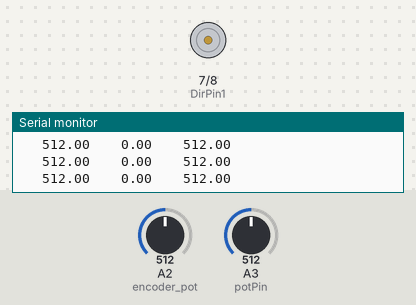
Recording of a sketch running on a simulated Arduino Uno, built with avr-gcc and run on an emulated ATmega328P. Parts: motor-driver pin pairs drawn as motors (green arrow = first pin HIGH = forward, orange = second pin HIGH = backward, longer = more drive, scaled by the enable pin), the last lines printed to the serial monitor. The inputs (shaded band) are chosen by the test bench; at power-on: A3 (potPin) = 512, A2 (encoder_pot) = 512.

Above: at 1.2 s.
1.3 s: A3 (potPin) set to 716
At 2.5 s:
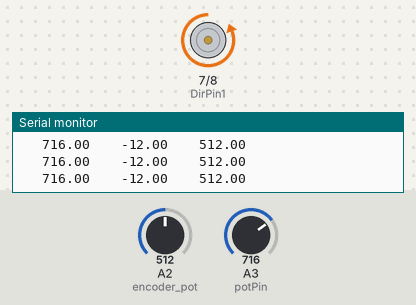
2.8 s: A2 (encoder_pot) set to 716
At 3.6 s:
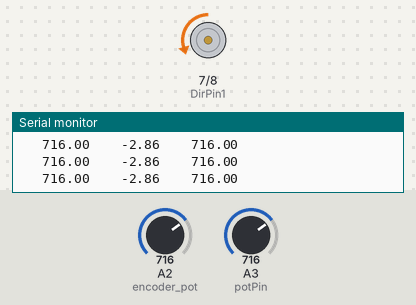
4.3 s: A3 (potPin) set to 1023
At 5.1 s:
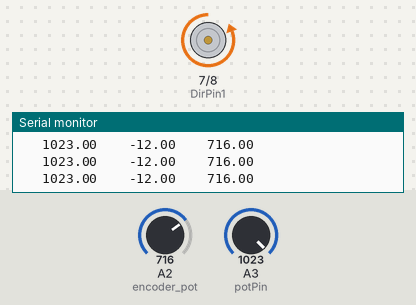
5.8 s: A2 (encoder_pot) set to 900
At 7.0 s:
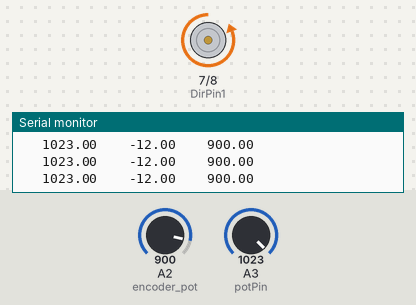
7.3 s: A3 (potPin) set to 988
10.3 s: A2 (encoder_pot) set to 1023
Timing chart, 0 to 13.3 s (numbered marks = the images above; inputs shaded):
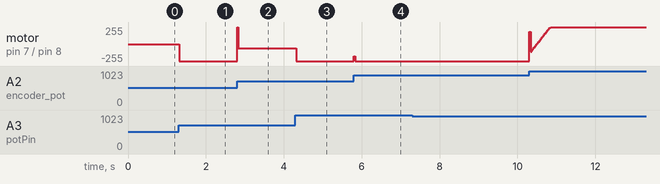

Measured:
- after the input at 1.3 s, motor on pin 7 (DirPin1) / pin 8 (DirPin2): stopped → backward 255/255 at once
- after the input at 2.8 s, motor on pin 7 (DirPin1) / pin 8 (DirPin2): backward 255/255 → backward 60/255 at once
- after the input at 4.3 s, motor on pin 7 (DirPin1) / pin 8 (DirPin2): backward 60/255 → backward 255/255 at once
- after the input at 5.8 s, motor on pin 7 (DirPin1) / pin 8 (DirPin2): backward 255/255 → backward 184/255 at once, → backward 255/255 0.03 s later

The sketch:

codigo0.ino
```cpp
// Grupo 3 - Control de posicion de un motor DC

int potPin = A3;          //  Potenciometro de referencia. En este potenciometro vamos a setear un angulo.
int encoder_pot = A2;    // Sensor de posicion angular. Es un potenciometro donde vamos a leer el valor de voltaje del PIN A2

//Variables que guarda valores del sensor y referencia
int val = 0;
int encoder_val =0;

// Constantes de PID
float kp = .1;
float ki = 0.001;
float kd = 2;

// Valores de que tiene potenciometro como sensor y _d es el deseado
float Theta, Theta_d;

// Paso de tiempo para integracion en euler y pendientes
int dt;
unsigned long t;

// Inicializacion de variables que son valores pasados de una iteracion
unsigned long t_prev = 0;
int val_prev =0;
float e, e_prev = 0, inte, inte_prev = 0;

float Vmax = 12;      // Voltaje maximo que puede entrar al motor tanto positivo como negativo. Esto satura la salida.
float Vmin = -12;
float V = 0.1;        //  Inicializacion de voltaje que le entra al motor

// Definicion de pines
const byte PWMPin = 6;   // Entra al motor una señal PWM que se usa para controlar su velocidad
const byte DirPin1 = 7;   //El pin 7 y 8 sirven para darle el sentido de giro al motor
const byte DirPin2 = 8;


//***Motor Driver Functions*****
//En esta funcion se entra con un valor de voltaje que es dado por el controlador, con un voltaje maximo dado por la fuente de voltaje
// y el voltaje maximo del motor

void WriteDriverVoltage(float V, float Vmax) {

  int PWMval = int(255 * abs(V) / Vmax);

  if (PWMval > 255) {
    PWMval = 255;
  }

  if (V > 0) {
    digitalWrite(DirPin1, HIGH);// Da un sentido de giro distinto al segundo if
    digitalWrite(DirPin2, LOW);
  }
  else if (V < 0) {
    digitalWrite(DirPin1, LOW);
    digitalWrite(DirPin2, HIGH);
  }
  else {
    digitalWrite(DirPin1, LOW);// para el caso que V==0 el motor se queda quieto
    digitalWrite(DirPin2, LOW);
  }
  analogWrite(PWMPin, PWMval); //en este paso le ingreso la señal PWM al motor desde el pin 6 (PWMPin)

}


void setup() {
  Serial.begin(9600);
  pinMode(DirPin1, OUTPUT);//son salidas digitales para darle un sentido de giro al motor
  pinMode(DirPin2, OUTPUT);

}


void loop() {

  val = analogRead(potPin);                           // Lee el valor de voltaje del potenciometro de referencia
  encoder_val =analogRead(encoder_pot);               // Lee el valor de voltaje del potenciometro usado como encoder

  t = millis();           // En este paso contamos el tiempo de ejecucion del programa para posteriormente calcular el dt
  dt = (t - t_prev);      // Paso del tiempo para Euler. Donde t es el tiempo actual y t_prev es el tiempo que leyo millis() en la anterior iteracion

  Theta = val;                                        // Theta= Posicion angular actual del motor.
  Theta_d = encoder_val;                              // Theta_d= Posicion angular deseada.

  e = Theta_d - Theta;                                // Calculo del error del feedback

  inte = inte_prev + (dt * (e + e_prev) / 2);         // Integracion del error
  V = kp * e + ki * inte + (kd * (e - e_prev) / dt) ; // Funcion del control


// Saturacion del valor ingresado al motor y de las señales error
  if (V > Vmax) {
      V = Vmax;
      inte = inte_prev;
    }
    if (V < Vmin) {
      V = Vmin;
      inte = inte_prev;
      val_prev= val;
    }


  WriteDriverVoltage(V, Vmax);// Llamo a la funcion para setear el voltaje al driver

  // Escribo en el monitor serie los valores deseados
  Serial.println(Theta_d); Serial.print(" \t");
  Serial.print(Theta); Serial.print(" \t ");
  // De paso grafico la señal error para ver que pasa
  Serial.print(V); Serial.print(" \t ");

  t_prev = t;
  inte_prev = inte;
  e_prev = e;

    delay(10);

}
```
